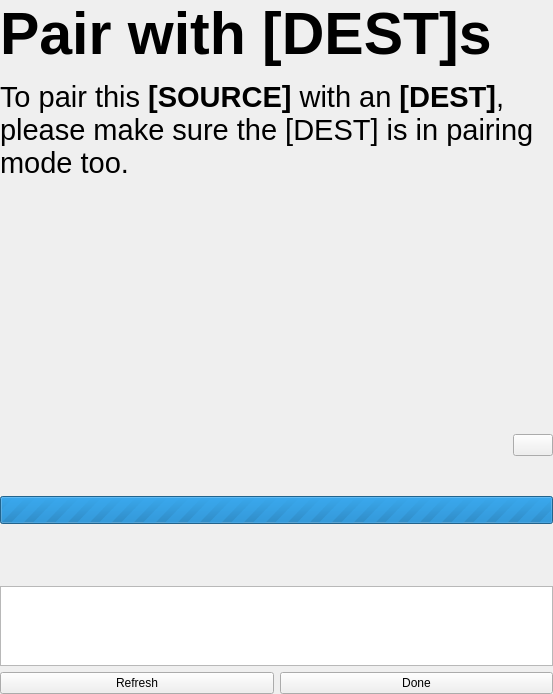
<?xml version="1.0" encoding="UTF-8"?>
<ui version="4.0">
 <class>NetworkPairingActivity</class>
 <widget class="QWidget" name="NetworkPairingActivity">
  <property name="geometry">
   <rect>
    <x>0</x>
    <y>0</y>
    <width>553</width>
    <height>694</height>
   </rect>
  </property>
  <property name="sizePolicy">
   <sizepolicy hsizetype="Minimum" vsizetype="Minimum">
    <horstretch>0</horstretch>
    <verstretch>0</verstretch>
   </sizepolicy>
  </property>
  <property name="windowTitle">
   <string>NetworkPairingActivity</string>
  </property>
  <layout class="QVBoxLayout" name="verticalLayout">
   <property name="leftMargin">
    <number>0</number>
   </property>
   <property name="topMargin">
    <number>0</number>
   </property>
   <property name="rightMargin">
    <number>0</number>
   </property>
   <property name="bottomMargin">
    <number>0</number>
   </property>
   <item>
    <widget class="QLabel" name="labelBodyPair">
     <property name="sizePolicy">
      <sizepolicy hsizetype="Minimum" vsizetype="Minimum">
       <horstretch>0</horstretch>
       <verstretch>0</verstretch>
      </sizepolicy>
     </property>
     <property name="font">
      <font>
       <pointsize>22</pointsize>
      </font>
     </property>
     <property name="text">
      <string>&lt;html&gt;&lt;head/&gt;&lt;body&gt;&lt;p&gt;&lt;span style=&quot; font-size:xx-large; font-weight:600;&quot;&gt;Pair with [DEST]s&lt;/span&gt;&lt;/p&gt;&lt;p&gt;To pair this &lt;span style=&quot; font-weight:600;&quot;&gt;[SOURCE]&lt;/span&gt; with an &lt;span style=&quot; font-weight:600;&quot;&gt;[DEST]&lt;/span&gt;, please make sure the [DEST] is in pairing mode too.&lt;/p&gt;&lt;/body&gt;&lt;/html&gt;</string>
     </property>
     <property name="textFormat">
      <enum>Qt::TextFormat::RichText</enum>
     </property>
     <property name="wordWrap">
      <bool>true</bool>
     </property>
    </widget>
   </item>
   <item>
    <widget class="PortableIDWidget" name="widgetMyCertificate" native="true">
     <property name="sizePolicy">
      <sizepolicy hsizetype="Minimum" vsizetype="Minimum">
       <horstretch>0</horstretch>
       <verstretch>30</verstretch>
      </sizepolicy>
     </property>
    </widget>
   </item>
   <item>
    <layout class="QHBoxLayout" name="horizontalLayout_4">
     <item>
      <spacer name="horizontalSpacer_3">
       <property name="orientation">
        <enum>Qt::Orientation::Horizontal</enum>
       </property>
       <property name="sizeHint" stdset="0">
        <size>
         <width>40</width>
         <height>20</height>
        </size>
       </property>
      </spacer>
     </item>
     <item>
      <widget class="QPushButton" name="pushButtonCameraPair">
       <property name="toolTip">
        <string>Use this to pair manually using camera/QR-code</string>
       </property>
       <property name="text">
        <string/>
       </property>
       <property name="icon">
        <iconset resource="../../../libres/resources/icons.qrc">
         <normaloff>:/icons/pairing/qrcode.svg</normaloff>:/icons/pairing/qrcode.svg</iconset>
       </property>
      </widget>
     </item>
    </layout>
   </item>
   <item>
    <widget class="NetworkSettingsWidget" name="widgetNetworkSettings" native="true">
     <property name="sizePolicy">
      <sizepolicy hsizetype="Minimum" vsizetype="Minimum">
       <horstretch>0</horstretch>
       <verstretch>0</verstretch>
      </sizepolicy>
     </property>
     <property name="minimumSize">
      <size>
       <width>0</width>
       <height>28</height>
      </size>
     </property>
    </widget>
   </item>
   <item>
    <widget class="QProgressBar" name="progressBarSearching">
     <property name="minimumSize">
      <size>
       <width>0</width>
       <height>28</height>
      </size>
     </property>
     <property name="maximum">
      <number>0</number>
     </property>
     <property name="value">
      <number>0</number>
     </property>
    </widget>
   </item>
   <item>
    <widget class="PairingListWidget" name="widgetPairingList" native="true">
     <property name="sizePolicy">
      <sizepolicy hsizetype="Expanding" vsizetype="Expanding">
       <horstretch>0</horstretch>
       <verstretch>0</verstretch>
      </sizepolicy>
     </property>
     <property name="minimumSize">
      <size>
       <width>0</width>
       <height>50</height>
      </size>
     </property>
     <property name="maximumSize">
      <size>
       <width>16777215</width>
       <height>16777215</height>
      </size>
     </property>
    </widget>
   </item>
   <item>
    <widget class="QListView" name="listViewNodes">
     <property name="sizePolicy">
      <sizepolicy hsizetype="Expanding" vsizetype="Expanding">
       <horstretch>0</horstretch>
       <verstretch>10</verstretch>
      </sizepolicy>
     </property>
     <property name="minimumSize">
      <size>
       <width>0</width>
       <height>50</height>
      </size>
     </property>
     <property name="horizontalScrollBarPolicy">
      <enum>Qt::ScrollBarPolicy::ScrollBarAlwaysOff</enum>
     </property>
     <property name="editTriggers">
      <set>QAbstractItemView::EditTrigger::NoEditTriggers</set>
     </property>
     <property name="showDropIndicator" stdset="0">
      <bool>false</bool>
     </property>
     <property name="dragDropMode">
      <enum>QAbstractItemView::DragDropMode::DragOnly</enum>
     </property>
     <property name="alternatingRowColors">
      <bool>true</bool>
     </property>
     <property name="selectionBehavior">
      <enum>QAbstractItemView::SelectionBehavior::SelectRows</enum>
     </property>
     <property name="textElideMode">
      <enum>Qt::TextElideMode::ElideMiddle</enum>
     </property>
     <property name="movement">
      <enum>QListView::Movement::Snap</enum>
     </property>
    </widget>
   </item>
   <item>
    <layout class="QHBoxLayout" name="horizontalLayout">
     <item>
      <widget class="QPushButton" name="pushButtonRefresh">
       <property name="text">
        <string>Refresh</string>
       </property>
      </widget>
     </item>
     <item>
      <widget class="QPushButton" name="pushButtonDone">
       <property name="sizePolicy">
        <sizepolicy hsizetype="Minimum" vsizetype="Minimum">
         <horstretch>0</horstretch>
         <verstretch>0</verstretch>
        </sizepolicy>
       </property>
       <property name="text">
        <string>Done</string>
       </property>
      </widget>
     </item>
    </layout>
   </item>
  </layout>
 </widget>
 <customwidgets>
  <customwidget>
   <class>PortableIDWidget</class>
   <extends>QWidget</extends>
   <header location="global">node/PortableIDWidget.hpp</header>
   <container>1</container>
  </customwidget>
  <customwidget>
   <class>NetworkSettingsWidget</class>
   <extends>QWidget</extends>
   <header location="global">node/NetworkSettingsWidget.hpp</header>
   <container>1</container>
  </customwidget>
  <customwidget>
   <class>PairingListWidget</class>
   <extends>QWidget</extends>
   <header location="global">pairing/list/PairingListWidget.hpp</header>
   <container>1</container>
  </customwidget>
 </customwidgets>
 <resources>
  <include location="../../../libres/resources/icons.qrc"/>
 </resources>
 <connections>
  <connection>
   <sender>pushButtonCameraPair</sender>
   <signal>clicked()</signal>
   <receiver>NetworkPairingActivity</receiver>
   <slot>cameraPair()</slot>
   <hints>
    <hint type="sourcelabel">
     <x>401</x>
     <y>223</y>
    </hint>
    <hint type="destinationlabel">
     <x>212</x>
     <y>318</y>
    </hint>
   </hints>
  </connection>
  <connection>
   <sender>pushButtonDone</sender>
   <signal>clicked()</signal>
   <receiver>NetworkPairingActivity</receiver>
   <slot>complete()</slot>
   <hints>
    <hint type="sourcelabel">
     <x>212</x>
     <y>615</y>
    </hint>
    <hint type="destinationlabel">
     <x>212</x>
     <y>318</y>
    </hint>
   </hints>
  </connection>
  <connection>
   <sender>pushButtonRefresh</sender>
   <signal>clicked()</signal>
   <receiver>NetworkPairingActivity</receiver>
   <slot>refresh()</slot>
   <hints>
    <hint type="sourcelabel">
     <x>212</x>
     <y>584</y>
    </hint>
    <hint type="destinationlabel">
     <x>212</x>
     <y>318</y>
    </hint>
   </hints>
  </connection>
 </connections>
 <slots>
  <slot>maybeOnward()</slot>
  <slot>tryAgain()</slot>
  <slot>complete()</slot>
  <slot>cameraPair()</slot>
  <slot>refresh()</slot>
 </slots>
</ui>
